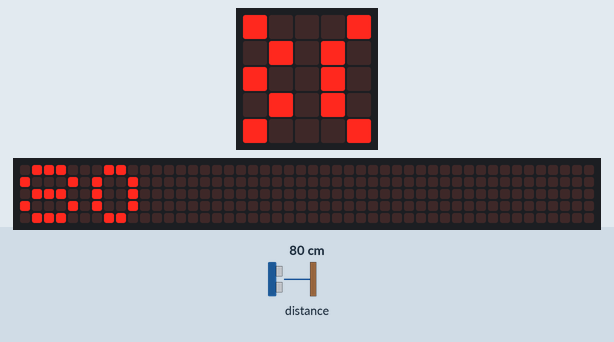
The program below on a simulated BBC micro:bit (MakeCode). Parts: the board's 5×5 LED display, a strip that is not on the board, showing the scrolling text unrolled. Inputs (shaded band) come from the test bench; at power-on: distance to the obstacle 80 cm. The echo pulse lasts 58.3 µs per cm; the 48×5 strip is a reading aid, not a part: it shows the text the display is scrolling, unrolled, one strip-width of it at a time.

Above: at 1.28 s.
1.3 s: distance to the obstacle set to 2 cm
At 3.2 s:
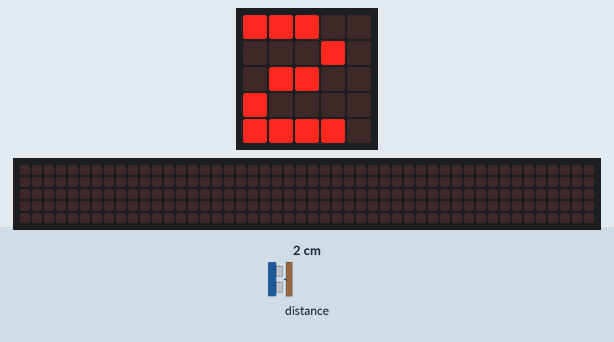
5.0 s: distance to the obstacle set to 18 cm
At 7.98 s:
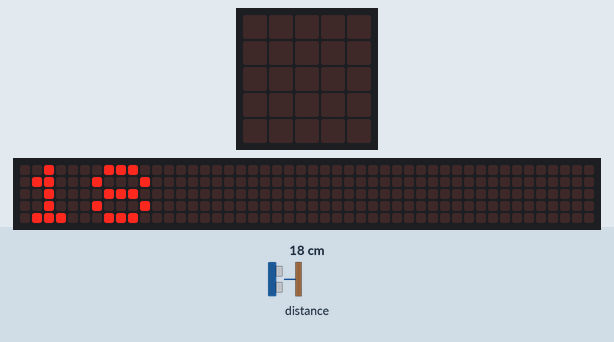
8.7 s: distance to the obstacle set to 4 cm
At 11.5 s:
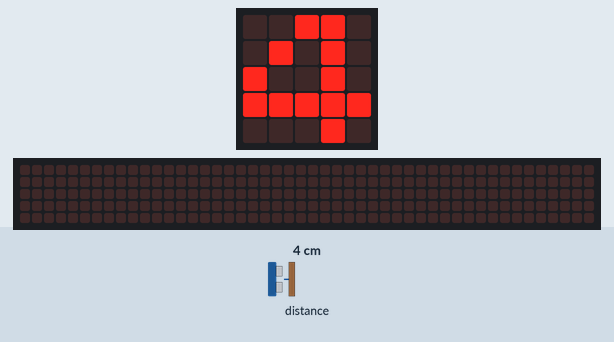
Timing chart, 0 to 13.0 s (numbered marks = the images above; inputs shaded):
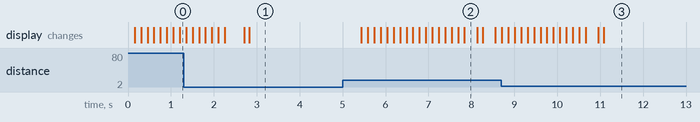

The program:

main.ts
```typescript
let distance = 0
basic.forever(function () {
    pins.digitalWritePin(DigitalPin.P0, 0)
    control.waitMicros(2)
    pins.digitalWritePin(DigitalPin.P0, 1)
    control.waitMicros(10)
    pins.digitalWritePin(DigitalPin.P0, 0)
    distance = Math.idiv(pins.pulseIn(DigitalPin.P11, PulseValue.High), 58)
    basic.showNumber(distance)
    basic.pause(100)
})
```

test.ts
```typescript
// les tests vont ici ; cela ne sera pas compilé si ce paquet est utilisé en tant qu'extension.
```

Measured:
- after the input at 5.0 s, the display: first changes after 0.44 s (image 2 shows a later state)
